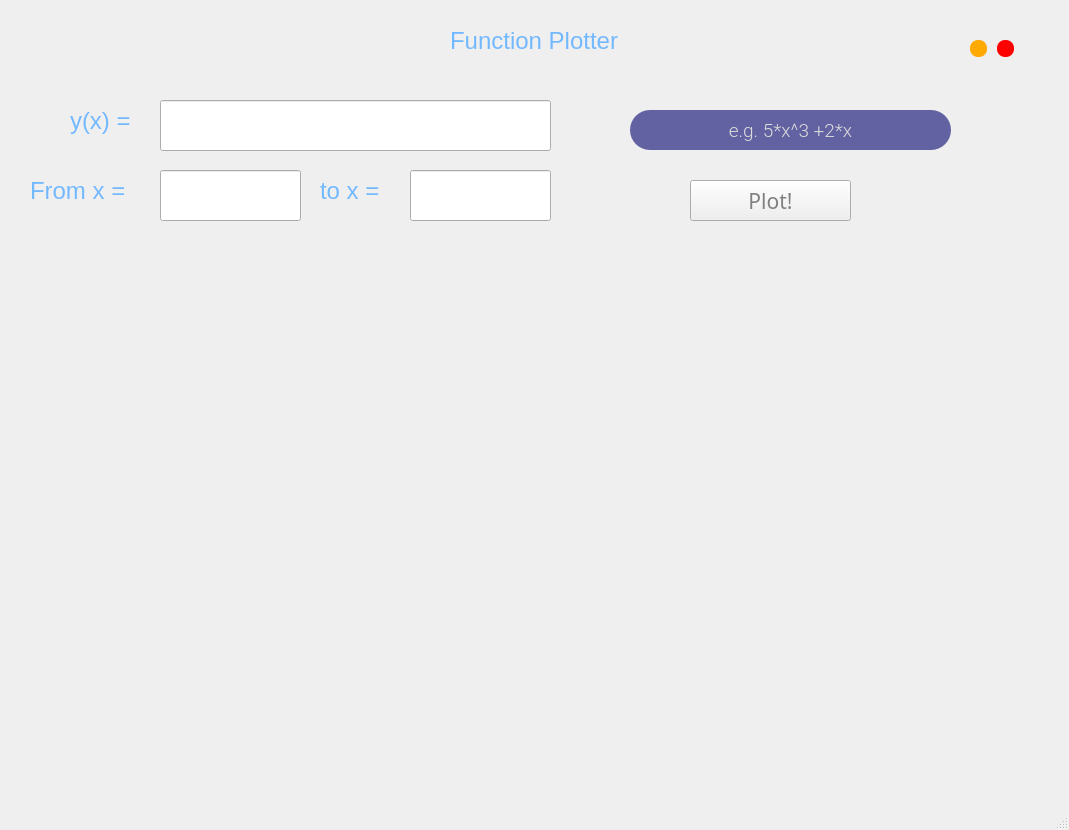
<?xml version="1.0" encoding="UTF-8"?>
<ui version="4.0">
 <class>MainWindow</class>
 <widget class="QMainWindow" name="MainWindow">
  <property name="geometry">
   <rect>
    <x>0</x>
    <y>0</y>
    <width>1069</width>
    <height>830</height>
   </rect>
  </property>
  <property name="minimumSize">
   <size>
    <width>1069</width>
    <height>830</height>
   </size>
  </property>
  <property name="maximumSize">
   <size>
    <width>1069</width>
    <height>830</height>
   </size>
  </property>
  <property name="windowTitle">
   <string>MainWindow</string>
  </property>
  <property name="styleSheet">
   <string notr="true"/>
  </property>
  <widget class="QWidget" name="centralwidget">
   <widget class="QPushButton" name="btn_close">
    <property name="geometry">
     <rect>
      <x>997</x>
      <y>40</y>
      <width>17</width>
      <height>17</height>
     </rect>
    </property>
    <property name="minimumSize">
     <size>
      <width>16</width>
      <height>16</height>
     </size>
    </property>
    <property name="maximumSize">
     <size>
      <width>17</width>
      <height>17</height>
     </size>
    </property>
    <property name="toolTip">
     <string>Close</string>
    </property>
    <property name="styleSheet">
     <string notr="true">QPushButton {
	border: none;
	border-radius: 8px;		
	background-color: rgb(255, 0, 0);
}
QPushButton:hover {		
	background-color: rgba(255, 0, 0, 150);
}</string>
    </property>
    <property name="text">
     <string/>
    </property>
   </widget>
   <widget class="QLabel" name="label_title_4">
    <property name="geometry">
     <rect>
      <x>70</x>
      <y>80</y>
      <width>211</width>
      <height>81</height>
     </rect>
    </property>
    <property name="font">
     <font>
      <family>MS Shell Dlg 2</family>
      <pointsize>18</pointsize>
     </font>
    </property>
    <property name="styleSheet">
     <string notr="true">color: rgb(115, 185, 255); background-color: none;</string>
    </property>
    <property name="text">
     <string>y(x) = </string>
    </property>
   </widget>
   <widget class="QLabel" name="label_title_3">
    <property name="geometry">
     <rect>
      <x>320</x>
      <y>150</y>
      <width>111</width>
      <height>81</height>
     </rect>
    </property>
    <property name="font">
     <font>
      <family>MS Shell Dlg 2</family>
      <pointsize>18</pointsize>
     </font>
    </property>
    <property name="styleSheet">
     <string notr="true">color: rgb(115, 185, 255); background-color: none;</string>
    </property>
    <property name="text">
     <string>to x =</string>
    </property>
   </widget>
   <widget class="QLineEdit" name="to_x_2">
    <property name="geometry">
     <rect>
      <x>410</x>
      <y>170</y>
      <width>141</width>
      <height>51</height>
     </rect>
    </property>
    <property name="styleSheet">
     <string notr="true">font-size:20px;
color:black;

</string>
    </property>
   </widget>
   <widget class="QLabel" name="label_13">
    <property name="geometry">
     <rect>
      <x>630</x>
      <y>110</y>
      <width>321</width>
      <height>40</height>
     </rect>
    </property>
    <property name="maximumSize">
     <size>
      <width>600</width>
      <height>40</height>
     </size>
    </property>
    <property name="font">
     <font>
      <family>Roboto Light</family>
      <pointsize>14</pointsize>
     </font>
    </property>
    <property name="styleSheet">
     <string notr="true">color: rgb(220, 220, 220);
background-color: rgb(98, 98, 162);
border-radius: 20px;</string>
    </property>
    <property name="text">
     <string>e.g. 5*x^3 +2*x</string>
    </property>
    <property name="alignment">
     <set>Qt::AlignCenter</set>
    </property>
   </widget>
   <widget class="MplWidget" name="MplWidget" native="true">
    <property name="geometry">
     <rect>
      <x>150</x>
      <y>320</y>
      <width>801</width>
      <height>441</height>
     </rect>
    </property>
    <property name="styleSheet">
     <string notr="true">border-radius:30px;</string>
    </property>
   </widget>
   <widget class="QLabel" name="label_title_2">
    <property name="geometry">
     <rect>
      <x>30</x>
      <y>150</y>
      <width>211</width>
      <height>81</height>
     </rect>
    </property>
    <property name="font">
     <font>
      <family>MS Shell Dlg 2</family>
      <pointsize>18</pointsize>
     </font>
    </property>
    <property name="styleSheet">
     <string notr="true">color: rgb(115, 185, 255); background-color: none;</string>
    </property>
    <property name="text">
     <string>From x =</string>
    </property>
   </widget>
   <widget class="QLineEdit" name="y_of_x">
    <property name="geometry">
     <rect>
      <x>160</x>
      <y>100</y>
      <width>391</width>
      <height>51</height>
     </rect>
    </property>
    <property name="styleSheet">
     <string notr="true">font-size:20px;
color:black;

</string>
    </property>
   </widget>
   <widget class="QLineEdit" name="from_x">
    <property name="geometry">
     <rect>
      <x>160</x>
      <y>170</y>
      <width>141</width>
      <height>51</height>
     </rect>
    </property>
    <property name="styleSheet">
     <string notr="true">font-size:20px;
color:black;

</string>
    </property>
   </widget>
   <widget class="QPushButton" name="btn_minimize">
    <property name="geometry">
     <rect>
      <x>970</x>
      <y>40</y>
      <width>17</width>
      <height>17</height>
     </rect>
    </property>
    <property name="minimumSize">
     <size>
      <width>16</width>
      <height>16</height>
     </size>
    </property>
    <property name="maximumSize">
     <size>
      <width>17</width>
      <height>17</height>
     </size>
    </property>
    <property name="toolTip">
     <string>Minimize</string>
    </property>
    <property name="styleSheet">
     <string notr="true">QPushButton {
	border: none;
	border-radius: 8px;		
	background-color: rgb(255, 170, 0);
}
QPushButton:hover {	
	background-color: rgba(255, 170, 0, 150);
}</string>
    </property>
    <property name="text">
     <string/>
    </property>
   </widget>
   <widget class="QPushButton" name="plot_button">
    <property name="geometry">
     <rect>
      <x>690</x>
      <y>180</y>
      <width>161</width>
      <height>41</height>
     </rect>
    </property>
    <property name="font">
     <font>
      <family>Simplex</family>
      <pointsize>16</pointsize>
     </font>
    </property>
    <property name="styleSheet">
     <string notr="true">color:grey;</string>
    </property>
    <property name="text">
     <string>Plot!</string>
    </property>
   </widget>
   <widget class="QLabel" name="label_title">
    <property name="geometry">
     <rect>
      <x>450</x>
      <y>0</y>
      <width>211</width>
      <height>81</height>
     </rect>
    </property>
    <property name="font">
     <font>
      <family>MS Shell Dlg 2</family>
      <pointsize>18</pointsize>
     </font>
    </property>
    <property name="styleSheet">
     <string notr="true">color: rgb(115, 185, 255); background-color: none;</string>
    </property>
    <property name="text">
     <string>Function Plotter</string>
    </property>
   </widget>
   <widget class="QLabel" name="error_place">
    <property name="geometry">
     <rect>
      <x>340</x>
      <y>240</y>
      <width>471</width>
      <height>51</height>
     </rect>
    </property>
    <property name="styleSheet">
     <string notr="true">color:red;
font-size:30px;
text-align:center;
margin:0 auto;</string>
    </property>
    <property name="text">
     <string/>
    </property>
   </widget>
  </widget>
  <widget class="QStatusBar" name="statusbar"/>
 </widget>
 <customwidgets>
  <customwidget>
   <class>MplWidget</class>
   <extends>QWidget</extends>
   <header>mplwidget.h</header>
   <container>1</container>
  </customwidget>
 </customwidgets>
 <resources/>
 <connections/>
</ui>
